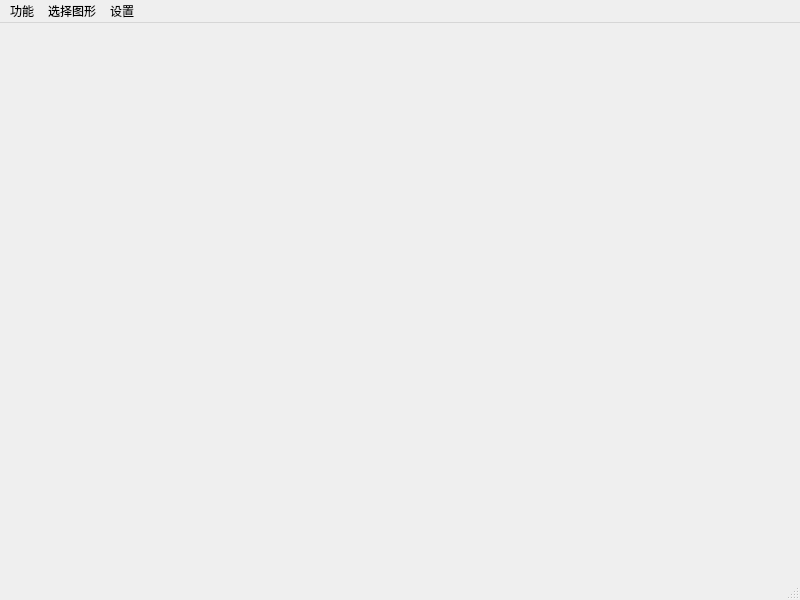
<?xml version="1.0" encoding="UTF-8"?>
<ui version="4.0">
 <class>MainWindow</class>
 <widget class="QMainWindow" name="MainWindow">
  <property name="geometry">
   <rect>
    <x>0</x>
    <y>0</y>
    <width>800</width>
    <height>600</height>
   </rect>
  </property>
  <property name="windowTitle">
   <string>MainWindow</string>
  </property>
  <widget class="QWidget" name="centralwidget"/>
  <widget class="QStatusBar" name="statusbar"/>
  <widget class="QMenuBar" name="menubar">
   <property name="geometry">
    <rect>
     <x>0</x>
     <y>0</y>
     <width>800</width>
     <height>22</height>
    </rect>
   </property>
   <widget class="QMenu" name="menu">
    <property name="title">
     <string>功能</string>
    </property>
    <addaction name="actionkaishi"/>
    <addaction name="actionzanting"/>
   </widget>
   <widget class="QMenu" name="menu_2">
    <property name="title">
     <string>选择图形</string>
    </property>
    <addaction name="actionweiyi"/>
    <addaction name="actionsudu"/>
   </widget>
   <widget class="QMenu" name="menu_3">
    <property name="title">
     <string>设置</string>
    </property>
    <addaction name="actioncanshushezhi"/>
   </widget>
   <addaction name="menu"/>
   <addaction name="menu_2"/>
   <addaction name="menu_3"/>
  </widget>
  <action name="actionkaishi">
   <property name="text">
    <string>开始</string>
   </property>
  </action>
  <action name="actionzanting">
   <property name="text">
    <string>暂停</string>
   </property>
  </action>
  <action name="actionweiyi">
   <property name="text">
    <string>位移</string>
   </property>
  </action>
  <action name="actionsudu">
   <property name="text">
    <string>速度</string>
   </property>
  </action>
  <action name="actioncanshushezhi">
   <property name="text">
    <string>参数设置</string>
   </property>
  </action>
 </widget>
 <resources/>
 <connections/>
</ui>
